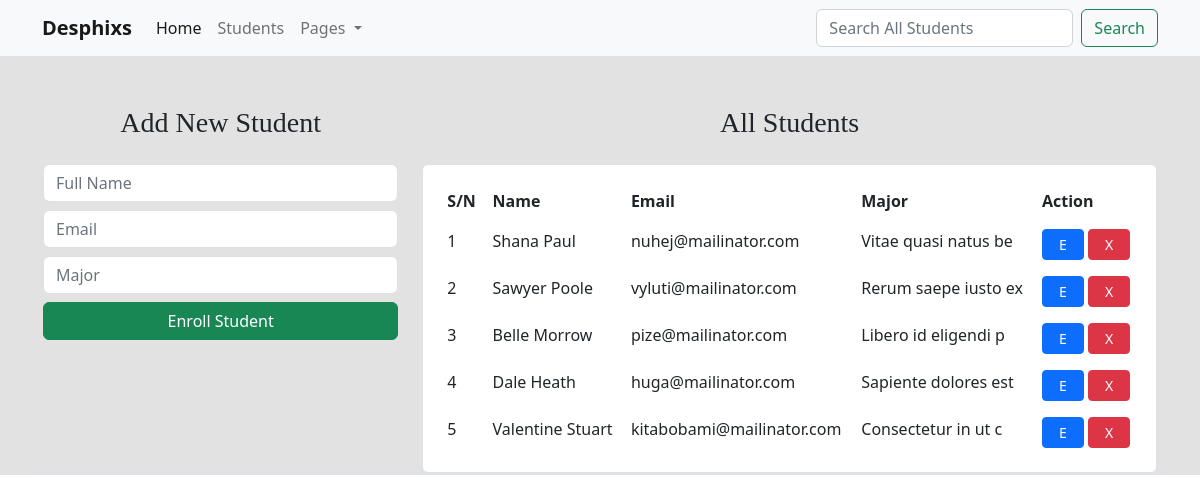
The page / on the database its author committed.
### app/models.py (models this page shows, shortened)
class Student(models.Model):
    name = models.CharField(max_length=200)
    email = models.CharField(max_length=200)
    major = models.CharField(max_length=500)

### app/views.py (the view)
# urls.py: path('',home,name='home'),
def home(request):
    student = Student.objects.all()
    context = {
        "student": student
    }
    return render(request, 'home.html', context)

### template/home.html (shortened to what this page needs)
<!DOCTYPE html>
{% load static %}
<html lang="en">
<head>
    <link rel="stylesheet" href="https://cdnjs.cloudflare.com/ajax/libs/font-awesome/6.1.1/css/all.min.css"
/>
    <link rel="stylesheet" href="https://cdn.jsdelivr.net/npm/bootstrap@5.2.0/dist/css/bootstrap.min.css">
</head>
<body>
<nav class="navbar navbar-expand-lg bg-light">
    <div class="container">
        <a class="navbar-brand fw-bolder" href="#">Desphixs</a>
        <div class="collapse navbar-collapse" id="navbarSupportedContent">
            <ul class="navbar-nav me-auto mb-2 mb-lg-0">
                <li class="nav-item">
                    <a class="nav-link active" aria-current="page" href="#">Home</a>
                </li>
                <li class="nav-item">
                    <a class="nav-link" href="#">Students</a>
                </li>
                <li class="nav-item dropdown">
                    <a class="nav-link dropdown-toggle" href="#" role="button" data-bs-toggle="dropdown"
                       aria-expanded="false">
                        Pages
                    </a>
                </li>
            </ul>
            <form class="d-flex" role="search">
                <input class="form-control me-2" type="search" placeholder="Search All Students" aria-label="Search">
                <button class="btn btn-outline-success" type="submit">Search</button>
            </form>
        </div>
    </div>
</nav>
<section class="intro">
    <div class="bg-image h-100 border" style="background-color: #e2e2e2;">
        <div class="mask d-flex mt-5 h-100">
            <div class="container border">
                <div class="row justify-content-center">
                    <div class="col-lg-4 col-md-12 col-sm-12">
                        <h1 class="text-center mb-4 fs-3 fw-light" style="font-family: poppins;">Add New Student</h1>
                        <form id="form" class="form-group">
                            <input type="text" name="name" id="name" class="form-control mb-2 border"
                                   placeholder="Full Name" >
                            <input type="text" name="email" id="email" class="form-control mb-2 border"
                                   placeholder="Email">
                            <input type="text" name="major" id="major" class="form-control mb-2 border"
                                   placeholder="Major">
                            <input type="submit" id="btnsave" class="btn w-100 btn-success" value="Enroll Student">
                        </form>
                    </div>
                    <div class="col-lg-8 col-md-12 col-sm-12">
                        <h1 class="text-center mb-4 fs-3 fw-light" style="font-family: poppins;">All Students</h1>
                        <div class="card shadow-2-strong border" style="background-color: #ffffff;">
                            <div class="card-body">
                                <div class="table-responsive">
                                    <table class="table table-borderless mb-0">
                                        <thead>
                                        <tr>
                                            <th scope="col">S/N</th>
                                            <th scope="col">Name</th>
                                            <th scope="col">Email</th>
                                            <th scope="col">Major</th>
                                            <th scope="col">Action</th>
                                        </tr>
                                        </thead>
                                        <tbody id="tbody">
                                        {% for s in student %}
                                        <tr>
                                            <td>{{forloop.counter}}</td>
                                            <td id="s_name">{{s.name}}</td>
                                            <td id="s_email">{{s.email}}</td>
                                            <td id="s_subject">{{s.major}}</td>
                                            <td>
                                                <button type="button" value="Edit" class="btn btn-primary btn-sm btn-edit px-3" data-sid="{{ s.id }}">E</button>
                                                <button type="button" value="X" onclick="deletetest({{s.id}})" class="btn btn-danger btn-sm btn-del px-3 remove-std" data-sid="{{ s.id }}">X</button>
                                            </td>
                                        </tr>
                                        {% endfor %}
                                        </tbody>
                                    </table>
                                </div>
                            </div>
                        </div>
                    </div>
                </div>
            </div>
        </div>
    </div>
</section>
</body>
</html>

### rows shown on the page
Student: name "Shana Paul", email "nuhej@mailinator.com", major "Vitae quasi natus be"
Student: name "Sawyer Poole", email "vyluti@mailinator.com", major "Rerum saepe iusto ex"
Student: name "Belle Morrow", email "pize@mailinator.com", major "Libero id eligendi p"
Student: name "Dale Heath", email "huga@mailinator.com", major "Sapiente dolores est"
Student: name "Valentine Stuart", email "kitabobami@mailinator.com", major "Consectetur in ut c"
